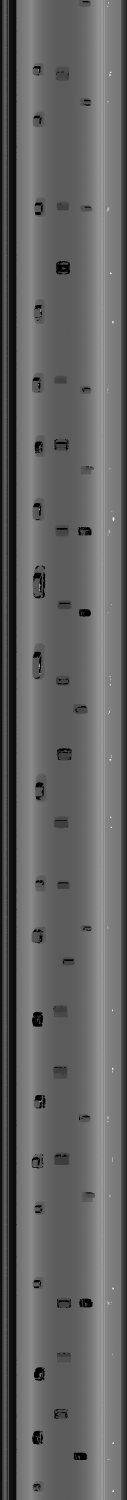
#> input picture data/img/37/37_2.bmp, 381 x 4499 px, given in place of 37_2.png, which was not available (shown at 1/3 size)
$ python img_to_vid.py
#> lines starting #> are read from the running program, lines starting #| are printed output that depends on the picture; pictures that were not available may be replaced by others from this repository, and a replacement may not be noted
"""
Vehicle-Detection-with-Scan-Data
COPYRIGHT © 2021 KIM DONGHEE. ALL RIGHTS RESERVED.
"""

import os
import glob
from PIL import Image
import cv2

imgName = "37"
scannerId = "2"
imgDir = "./data/img/" + imgName
cropDir = imgDir + "/" + imgName + "_" + scannerId
imgExt = ".png"

if not os.path.exists(imgDir):
    os.mkdir(imgDir)

img = cv2.imread(imgDir + "/" + imgName + "_" + scannerId + imgExt)
#> img is the input picture: shape (4499, 381, 3); min 0, max 255, mean 99.8
rows, cols = img.shape[0:2]  # size of img
#> rows = 4499; cols = 381

divide = 7

border = rows//divide
#> border = 642

top = border
#> top = 642
bottom = border
#> bottom = 642

imgBorder = cv2.copyMakeBorder(img, top, bottom, 0, 0, cv2.BORDER_CONSTANT, value=[255, 255, 255])
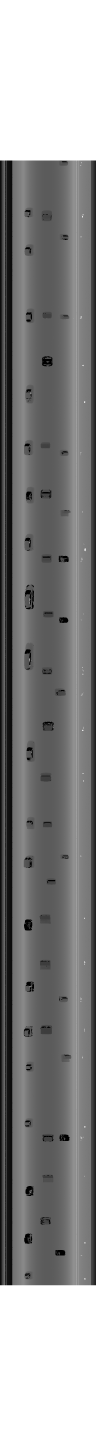
#> imgBorder: shape (5783, 381, 3) (shown at 1/4 size); min 0, max 255, mean 134.2

if not os.path.exists(cropDir):
    os.mkdir(cropDir)

cv2.imwrite(cropDir + "/" + imgName + "_" + scannerId + "_border" + imgExt, imgBorder)


for_flip = cv2.imread(cropDir + "/" + imgName + "_" + scannerId + "_border" + imgExt)

vertical = cv2.flip(for_flip, 0)
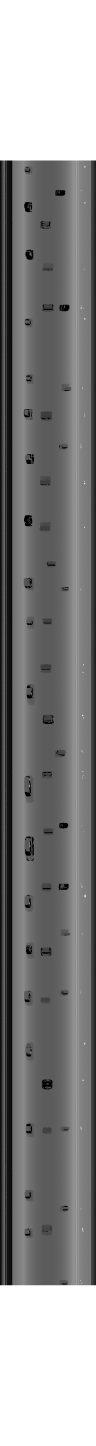
#> vertical: shape (5783, 381, 3) (shown at 1/4 size); min 0, max 255, mean 134.2
ver_hor = cv2.flip(vertical, 1)
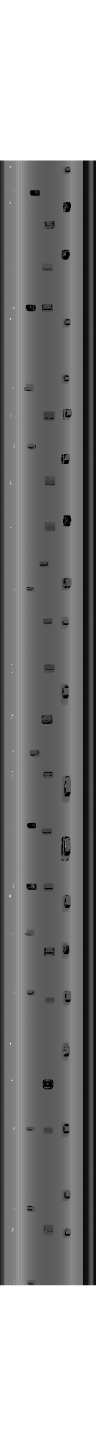
#> ver_hor: shape (5783, 381, 3) (shown at 1/4 size); min 0, max 255, mean 134.2

cv2.imwrite(cropDir + "/" + imgName + "_" + scannerId + "_border" + imgExt, ver_hor)

img_border_res = cv2.imread(cropDir + "/" + imgName + "_" + scannerId + "_border" + imgExt)
rows, cols = img_border_res.shape[0:2]  # size of img
#> rows = 5783

movePixel = 10
h = rows
#> h = 5783
moveTimes = ((rows-border)//movePixel)+2
#> moveTimes = 516

for i in range(moveTimes):
    img_border = Image.open(cropDir + "/" + imgName + "_" + scannerId + "_border" + imgExt)
    y = h - border
#> y = 5141
    w = img_border.size[0]
#> w = 381

    croppedImage = img_border.crop((0, y, w, h))
#> croppedImage: PIL image 381x642 RGB; every value is 255

    croppedImage.save(cropDir + "/" + imgName + "_" + scannerId + "_border_" + str(i) + imgExt)

    h = h - movePixel
#> h = 5773


img_array = []
for i in range(moveTimes):
    for filename in glob.glob(cropDir + "/" + imgName + "_" + scannerId + "_border_" + str(i) + imgExt):
        img = cv2.imread(filename)
        height, width, layers = img.shape
        size = (width, height)
        img_array.append(img)

    out = cv2.VideoWriter(cropDir + "/" + imgName + "_" + scannerId + ".mp4", cv2.VideoWriter_fourcc(*'mp4v'), 15, size)

    for i in range(len(img_array)):
        out.write(img_array[i])
    out.release()
